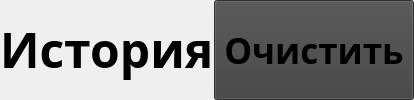
            <widget class="QWidget" name="WidgetForHistory" native="true">
             <property name="minimumSize">
              <size>
               <width>0</width>
               <height>0</height>
              </size>
             </property>
             <layout class="QHBoxLayout" name="horizontalLayout">
              <property name="spacing">
               <number>0</number>
              </property>
              <property name="leftMargin">
               <number>0</number>
              </property>
              <property name="topMargin">
               <number>0</number>
              </property>
              <property name="rightMargin">
               <number>0</number>
              </property>
              <property name="bottomMargin">
               <number>0</number>
              </property>
              <item>
               <widget class="QWidget" name="HistoryWidgetLeft" native="true">
                <property name="minimumSize">
                 <size>
                  <width>0</width>
                  <height>0</height>
                 </size>
                </property>
                <layout class="QVBoxLayout" name="LayoutLeft">
                 <property name="spacing">
                  <number>0</number>
                 </property>
                 <property name="leftMargin">
                  <number>0</number>
                 </property>
                 <property name="topMargin">
                  <number>0</number>
                 </property>
                 <property name="rightMargin">
                  <number>0</number>
                 </property>
                 <property name="bottomMargin">
                  <number>0</number>
                 </property>
                 <item>
                  <widget class="QLabel" name="LabelHistory">
                   <property name="sizePolicy">
                    <sizepolicy hsizetype="Maximum" vsizetype="Maximum">
                     <horstretch>0</horstretch>
                     <verstretch>0</verstretch>
                    </sizepolicy>
                   </property>
                   <property name="font">
                    <font>
                     <family>Bahnschrift</family>
                     <pointsize>36</pointsize>
                     <bold>true</bold>
                    </font>
                   </property>
                   <property name="text">
                    <string>История</string>
                   </property>
                  </widget>
                 </item>
                </layout>
               </widget>
              </item>
              <item>
               <widget class="QWidget" name="HistoryWidgetRight" native="true">
                <property name="minimumSize">
                 <size>
                  <width>0</width>
                  <height>0</height>
                 </size>
                </property>
                <layout class="QVBoxLayout" name="LayoutRight">
                 <property name="spacing">
                  <number>0</number>
                 </property>
                 <property name="leftMargin">
                  <number>0</number>
                 </property>
                 <property name="topMargin">
                  <number>0</number>
                 </property>
                 <property name="rightMargin">
                  <number>0</number>
                 </property>
                 <property name="bottomMargin">
                  <number>0</number>
                 </property>
                 <item>
                  <widget class="QPushButton" name="ClearButton">
                   <property name="sizePolicy">
                    <sizepolicy hsizetype="Preferred" vsizetype="Preferred">
                     <horstretch>0</horstretch>
                     <verstretch>0</verstretch>
                    </sizepolicy>
                   </property>
                   <property name="minimumSize">
                    <size>
                     <width>200</width>
                     <height>0</height>
                    </size>
                   </property>
                   <property name="maximumSize">
                    <size>
                     <width>200</width>
                     <height>16777215</height>
                    </size>
                   </property>
                   <property name="font">
                    <font>
                     <family>Bahnschrift</family>
                     <pointsize>26</pointsize>
                     <bold>true</bold>
                    </font>
                   </property>
                   <property name="cursor">
                    <cursorShape>PointingHandCursor</cursorShape>
                   </property>
                   <property name="focusPolicy">
                    <enum>Qt::NoFocus</enum>
                   </property>
                   <property name="styleSheet">
                    <string notr="true">QPushButton {
Background: #404040;
Padding: 0;
}
QPushButton:Pressed {
Background: #262626;
}</string>
                   </property>
                   <property name="text">
                    <string>Очистить</string>
                   </property>
                  </widget>
                 </item>
                </layout>
               </widget>
              </item>
             </layout>
            </widget>
